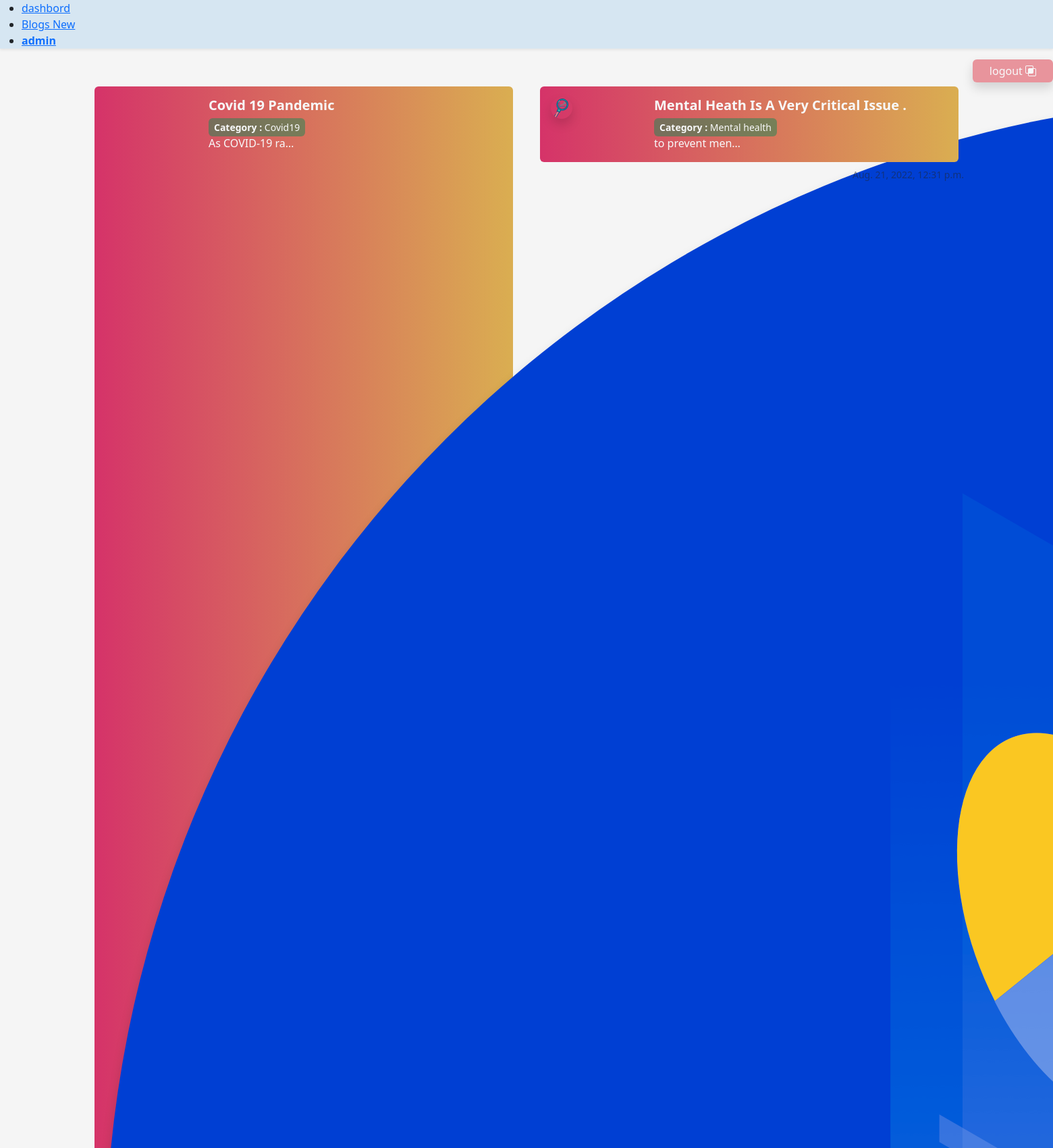
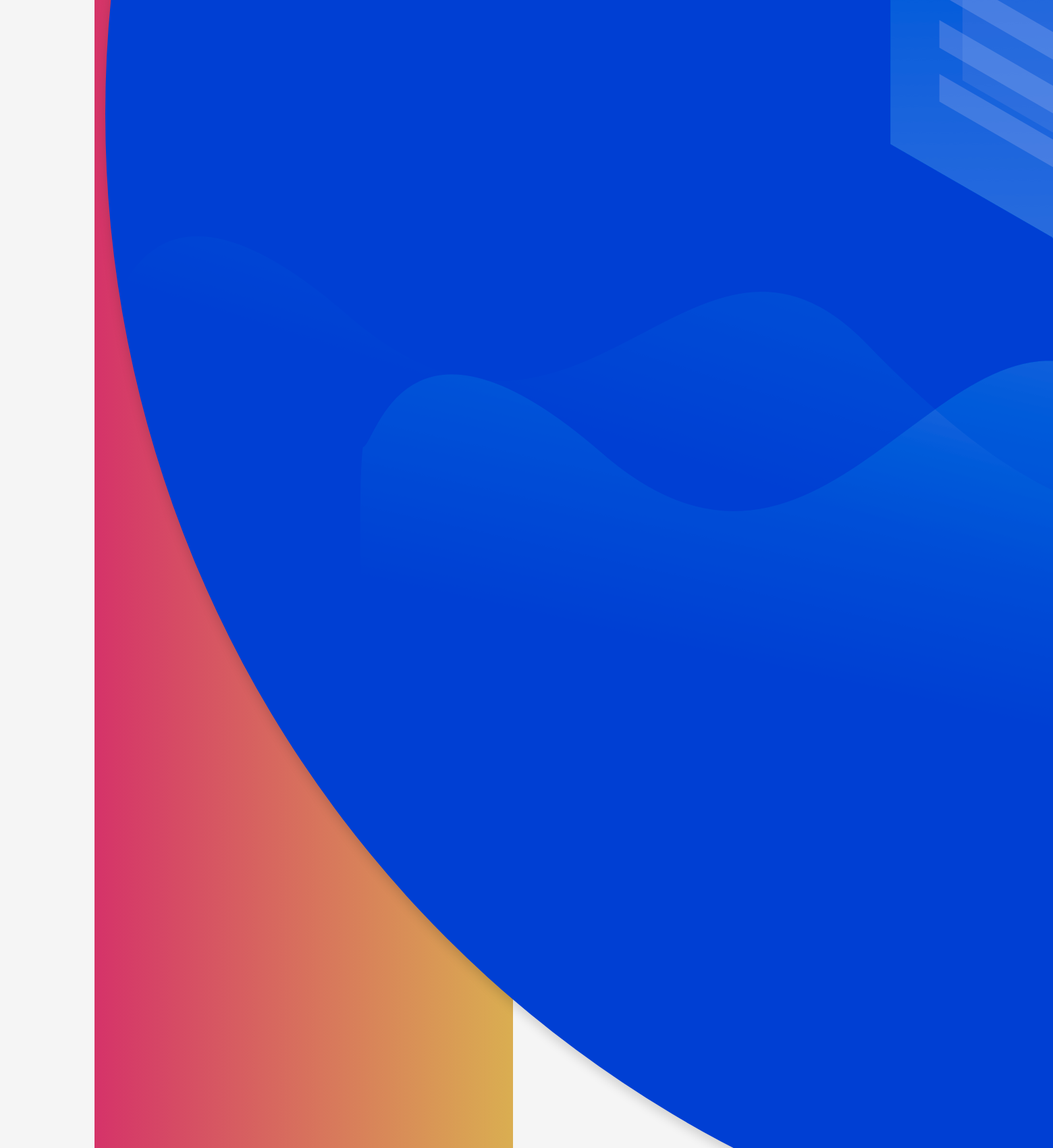
/all_blogs/ (signed in, upper part), run on the app's committed database (2 pictures, top to bottom).
### hospital/models.py (models this page shows, shortened)
class BlogModel(models.Model):
    user = models.ForeignKey(User, on_delete=models.CASCADE)
    title = models.CharField(max_length=200)
    slug = AutoSlugField(max_length=200, unique=True, populate_from='title', editable=True)
    summary = models.CharField(max_length=200)
    blog_image = models.ImageField(upload_to='media', blank=True)
    content = models.TextField()
    modified_at = models.DateTimeField(auto_now_add=True)
    updated_at = models.DateTimeField(auto_now=True)
    is_draft = models.BooleanField(default=False)
    is_published = models.BooleanField(default=True)
    MENTALHEALTH = 'MH'
    COVID19 = 'C19'
    HEARTDISEASE = 'HD'
    IMMUNIZATION = 'IM'
    choices = [
        (MENTALHEALTH , 'Mental health'),
        (COVID19 , 'Covid19'),
        (HEARTDISEASE , 'Heart Disease'),
        (IMMUNIZATION , 'Immunization'),
    ]
    category = models.CharField(max_length=200, choices=choices)
    def get_absolute_url(self):
        return reverse("blog_view", kwargs={"slug": self.slug})

### hospital/views.py (the view)
# urls.py: path('all_blogs/', views.all_blogs, name='all_blogs'),
def all_blogs(request):
    blogs = BlogModel.objects.all()
    context = {
        'blogs': blogs,
    }
    return render(request, 'hospital/all_blog.html', context)

### hospital/templates/hospital/all_blog.html (shortened to what this page needs)
{% extends 'hospital/base.html' %}
{% block content %}
<div class="container">
        <div class="row mt-5">
        {% for blog in blogs %}
        {% if blog.is_published == True %}
            <div class="col-md-6 ">
                <div class=" blog_card_bg m-2 p-3 rounded uk-box-shadow-medium mb-2 uk-card-hover">
                    <div class="row">
                        <div class="col-md-3">
                            <img src="{{ blog.blog_image.url }}" style="height:auto;width: auto;" class=" shadow img-cover rounded-circle text-center" alt="">
                        </div>
                        <div class="col-md-9">
                            <h5 class="text-light text-capitalize" "><a href="{{blog.get_absolute_url}}" class="text-decoration-none text-light"><strong>{{ blog.title }}</strong></a></h5>
                            <small class = "bg-success bg-opacity-50 rounded ps-2 pe-2 pt-1 pb-1 hospital-1 mt-1 mb-1 text-light" ><strong>Category : </strong> {{ blog.get_category_display }}</small>
                            <p class="text-light m-0">{{ blog.summary | truncatechars:15}}</p>
                        </div>
                    </div>
                </div>
                <small class="opacity-50 float-end">{{blog.updated_at}}</small>
            </div>
        {% endif %}
    {% endfor %}
    </div>
</div>
{% endblock %}

### hospital/templates/hospital/base.html (shortened to what this page needs)
<!DOCTYPE html>
<html>
<head>
    <link rel="stylesheet" href="https://cdn.jsdelivr.net/npm/uikit@3.15.3/dist/css/uikit.min.css" />
    <link href="https://cdn.jsdelivr.net/npm/bootstrap@5.2.0/dist/css/bootstrap.min.css" rel="stylesheet">
    <link rel="stylesheet" href="https://cdn.jsdelivr.net/npm/bootstrap-icons@1.9.1/font/bootstrap-icons.css">
</head>
<body style="background-color: #f5f5f5; height:min(100vh)">
    <header>
        <nav style="background-color: #d6e6f2;" class="shadow-sm ">
            <div class="uk-container ">
                <div class="uk-navbar-left">
                    <ul class="uk-navbar-nav">
                        <li><a href="{% url 'detail' %}">dashbord</a></li>
                        <li><a href="{% url 'all_blogs' %}">Blogs <span class="uk-badge">New</span></a></li>
                        {% if user.is_authenticated %}
                            <li><a href="#"><strong>{{request.user}}</strong></a></li>
                        {% endif %}
                    </ul>
                    {% if user.is_authenticated %}
                        <div class=" d-flex float-end ">
                            <a class="btn text-decoration-none bg-danger text-light shadow ps-4 pe-4 pt-1 pb-1 bg-opacity-50"  href="{% url 'logout' %}">logout  <i class="bi bi-intersect"> </i></a>
                        </div>
                    {% endif %}
                </div>
            </div>
        </nav>
    </header>
    {% block content %}
    {% endblock %}
</body>
</html>

### hospital/templates/hospital/all_blog.html (style rules this page uses)
.blog_card_bg { background: linear-gradient(90deg, #d53369 0%, #daae51 100%); }

### data on the page
BlogModel: blog_image (picture), title "Covid 19 Pandemic", category "Covid19", summary "As COVID-19 ra…"
BlogModel: blog_image (picture), title "Mental Heath Is A Very Critical Issue .", category "Mental health", summary "to prevent men…", updated_at "Aug. 21, 2022, 12:31 p.m."

### other printed values
{{ request.user }} "admin"
